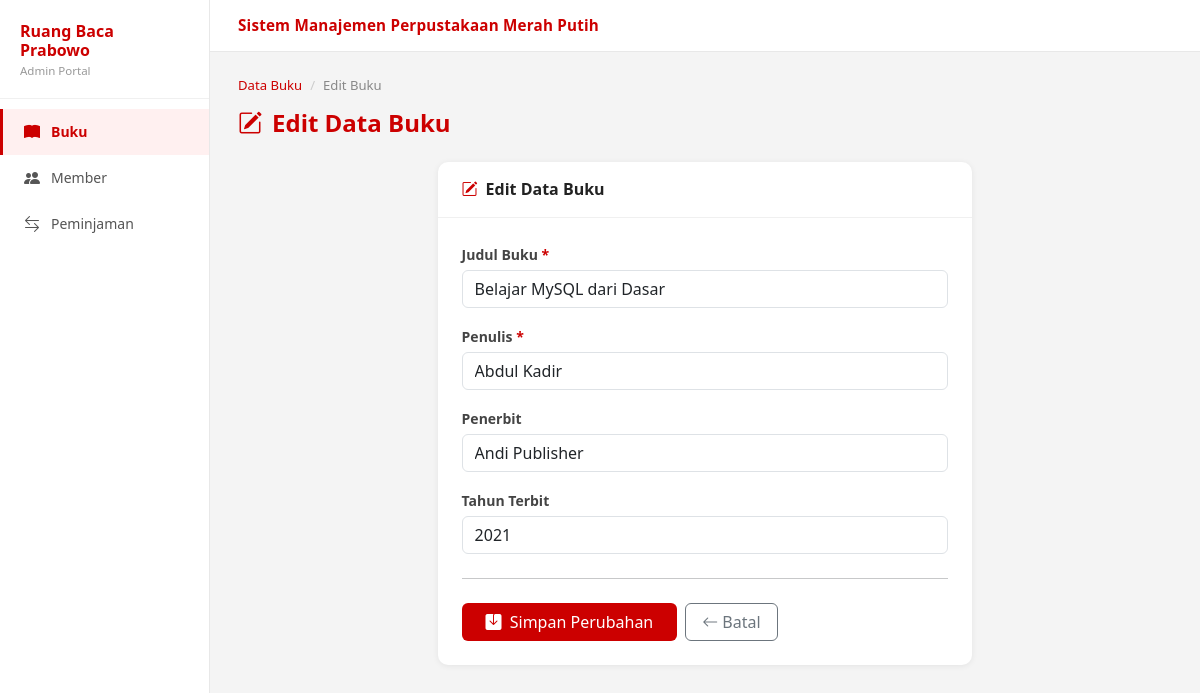
The app's page /FormBuku.php?id=2 with its own data.
### tables this page shows
CREATE TABLE IF NOT EXISTS buku (
    id_buku      INT AUTO_INCREMENT PRIMARY KEY,
    judul_buku   VARCHAR(500) NOT NULL,
    penulis      VARCHAR(500) NOT NULL,
    penerbit     VARCHAR(250),
    tahun_terbit INT
);

### Model.php (called while the page is built, shortened)
<?php
function getBukuById(int $id): ?array {
    $conn = getKoneksi();
    $id   = mysqli_real_escape_string($conn, $id);
    $result = mysqli_query($conn, "SELECT * FROM buku WHERE id_buku = '$id'");
    return mysqli_fetch_assoc($result);
}

### FormBuku.php (the view, shortened to what this page needs)
<?php
require_once 'Model.php';
$id     = isset($_GET['id']) ? (int)$_GET['id'] : 0;
$isEdit = $id > 0;
$buku   = $isEdit ? getBukuById($id) : null;
include '_layout.php';
?>
        <nav aria-label="breadcrumb">
            <ol class="breadcrumb">
                <li class="breadcrumb-item"><a href="Buku.php">Data Buku</a></li>
                <li class="breadcrumb-item active"><?= $isEdit ? 'Edit Buku' : 'Tambah Buku' ?></li>
            </ol>
        </nav>
        <h4 class="page-title mb-4">
            <i class="bi bi-<?= $isEdit ? 'pencil-square' : 'journal-plus' ?>"></i>
            <?= $isEdit ? 'Edit Data Buku' : 'Tambah Buku Baru' ?>
        </h4>
        <div class="row justify-content-center">
            <div class="col-lg-7">
                <div class="form-card">
                    <div class="form-card-header">
                        <h5>
                            <i class="bi bi-<?= $isEdit ? 'pencil-square' : 'journal-plus' ?>"></i>
                            <?= $isEdit ? 'Edit Data Buku' : 'Form Tambah Buku' ?>
                        </h5>
                    </div>
                    <div class="form-card-body">
                        <form method="POST" action="FormBuku.php<?= $isEdit ? "?id=$id" : '' ?>">
                            <div class="mb-3">
                                <label class="form-label required">Judul Buku</label>
                                <input type="text" name="judul_buku" class="form-control"
                                       placeholder="Masukkan judul buku"
                                       value="<?= htmlspecialchars($buku['judul_buku'] ?? '') ?>" required>
                            </div>
                            <div class="mb-3">
                                <label class="form-label required">Penulis</label>
                                <input type="text" name="penulis" class="form-control"
                                       placeholder="Nama penulis"
                                       value="<?= htmlspecialchars($buku['penulis'] ?? '') ?>" required>
                            </div>
                            <div class="mb-3">
                                <label class="form-label">Penerbit</label>
                                <input type="text" name="penerbit" class="form-control"
                                       placeholder="Nama penerbit"
                                       value="<?= htmlspecialchars($buku['penerbit'] ?? '') ?>">
                            </div>
                            <div class="mb-3">
                                <label class="form-label">Tahun Terbit</label>
                                <input type="number" name="tahun_terbit" class="form-control"
                                       placeholder="Contoh: 2023" min="1900" max="<?= date('Y') ?>"
                                       value="<?= htmlspecialchars($buku['tahun_terbit'] ?? '') ?>">
                            </div>
                            <hr class="my-4">
                            <div class="d-flex gap-2">
                                <button type="submit" class="btn btn-merah px-4">
                                    <i class="bi bi-save-fill me-1"></i>
                                    <?= $isEdit ? 'Simpan Perubahan' : 'Tambah Buku' ?>
                                </button>
                                <a href="Buku.php" class="btn btn-outline-secondary px-3">
                                    <i class="bi bi-arrow-left me-1"></i>Batal
                                </a>
                            </div>
                        </form>
                    </div>
                </div>
            </div>
        </div>
    </div>
</div>
</body></html>

### _layout.php (style rules this page uses)
:root { --merah: #cc0000; --merah-dark: #990000; --merah-light: #fff0f0; --sidebar-w: 210px; }
* { box-sizing: border-box; }
body { background: #f4f4f4; font-family: 'Segoe UI', sans-serif; margin: 0; }
.btn-merah { background: var(--merah); color: #fff; border: none; }
.breadcrumb { font-size:.82rem; margin-bottom:14px; }
.breadcrumb-item a { color: var(--merah); text-decoration:none; }
.breadcrumb-item.active { color:#888; }
.breadcrumb-item + .breadcrumb-item::before { color:#ccc; }
.page-title { font-size:1.5rem; font-weight:800; color:var(--merah); margin:0 0 18px; display:flex; align-items:center; gap:10px; }
.page-title i { color:var(--merah); }
.form-card { background:#fff; border-radius:10px; box-shadow:0 1px 6px rgba(0,0,0,.07); }
.form-card-header { padding:18px 24px; border-bottom:1px solid #f0f0f0; }
.form-card-header h5 { margin:0; font-weight:700; color:#222; font-size:1rem; display:flex; align-items:center; gap:8px; }
.form-card-header h5 i { color:var(--merah); }
.form-card-body { padding:24px; }
.form-label { font-weight:600; font-size:.875rem; color:#444; margin-bottom:5px; }
.required::after { content:' *'; color:var(--merah); }

### records on screen
buku: judul_buku "Belajar MySQL dari Dasar", penulis "Abdul Kadir", penerbit "Andi Publisher", tahun_terbit "2021"
